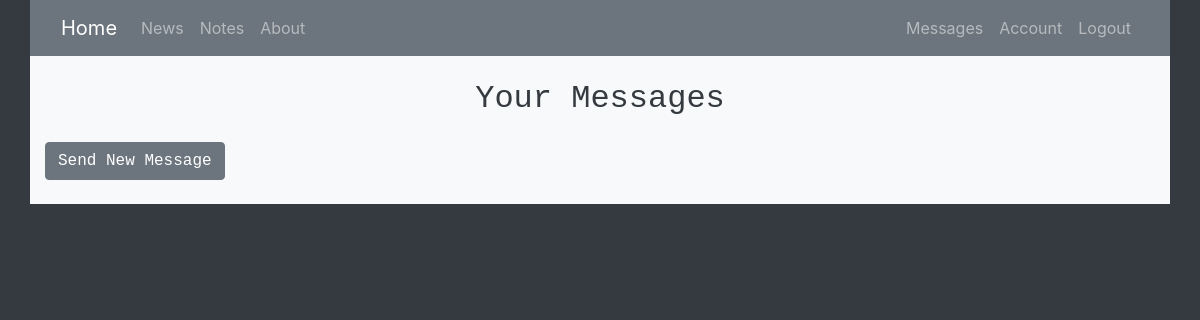
The app's page /view_messages (signed in), older data.
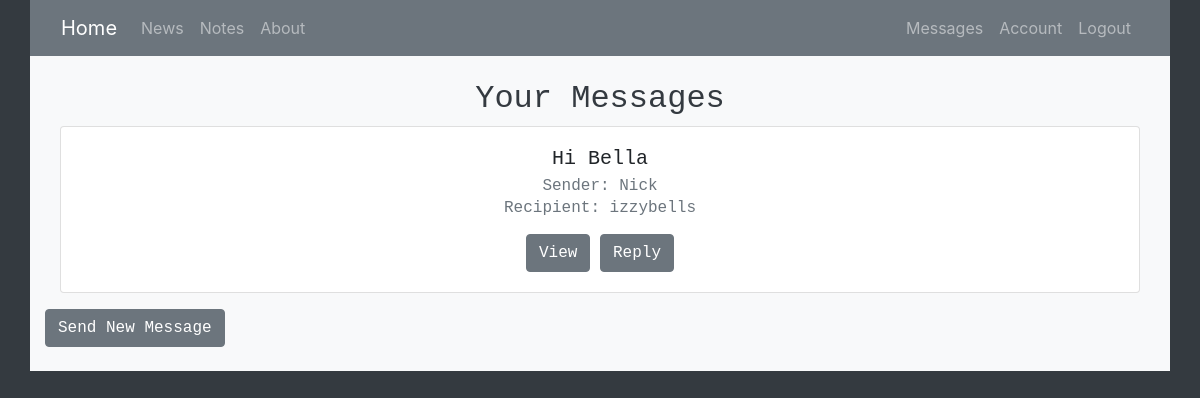
The same page, newer data.
### homepage/models.py (models this page shows, shortened)
class Message(db.Model):
    id = db.Column(db.Integer, primary_key=True)
    sender_id = db.Column(db.Integer, db.ForeignKey('user.id'), nullable=False)
    recipient_id = db.Column(db.Integer, nullable=False)
    subject = db.Column(db.String(120), nullable=False, default="Subject")
    body = db.Column(db.Text, nullable=False)
    time_sent = db.Column(db.DateTime, nullable=False, default=datetime.datetime.utcnow)
    unread = db.Column(db.Boolean, nullable=False, default=True)

class User(db.Model, UserMixin):
    id = db.Column(db.Integer, primary_key=True)
    username = db.Column(db.String(20), unique=True, nullable=False)
    email = db.Column(db.String(120), unique=True, nullable=False)
    image_file = db.Column(db.String(20), nullable=False, default='default.jpg')
    password = db.Column(db.String(60), nullable=False)
    zip_code = db.Column(db.Integer, nullable=False)
    notes = db.relationship('Note', backref='author', lazy=True)
    links = db.relationship('Link', backref='author', lazy=True)
    sent_messages = db.relationship('Message', backref="sender", lazy=True)

### homepage/messages/routes.py (the view)
@login_required
@messages.route('/view_messages')
def view_messages():
    message_list = []
    user = User.query.get(current_user.id)
    sent_messages = user.sent_messages
    for message in sent_messages:
        sender = current_user.username
        recipient = User.query.get(message.recipient_id).username
        message_list.append((message, sender, recipient))
    for message in Message.query.filter_by(recipient_id=current_user.id):
        message.unread = False
        db.session.commit()
        sender = User.query.get(message.sender_id).username
        recipient = current_user.username
        message_list.append((message, sender, recipient))
    return render_template('view_messages.html', messages=message_list)

### homepage/models.py (called while the page is built)
@login_manager.user_loader
def load_user(user_id):
    return User.query.get(int(user_id))

### homepage/templates/view_messages.html (shortened to what this page needs)
{% extends "new_layout.html" %}
{% block content %}
<div class="container">
    <div class="row">
        <div class="col-md-12">
            <h2 class="text-dark text-center align-center">Your Messages</h2>
        </div>
    </div>
    <div class="row">
        <div class="col-sm-12">
            {% for message in messages %}
            <div class="card text-center">
                <div class="card-body block">
                <h5 class="card-title">{{ message[0].subject }}</h5>
                <h6 class="card-subtitle mb-2 text-muted">Sender: {{ message[1] }}</h6>
                <h6 class="card-subtitle mb-2 text-muted">Recipient: {{ message[2] }}</h6>
                <a href="{{ url_for('messages.view_message', message_id=message[0].id) }}" class="btn btn-secondary">View</a>
                <a href="{{ url_for('messages.new_message') }}" class="btn btn-secondary">Reply</a>
                </div>
            </div>
            {% endfor %}
        </div>
    </div>
    <div class="row pt-3">
        <a href="{{ url_for('messages.new_message') }}" class="btn btn-secondary">Send New Message</a>
    </div>
</div>
 {% endblock content %}

### homepage/templates/new_layout.html (shortened to what this page needs)
<!doctype html>
<html lang="en">
  <head>
    <link rel="stylesheet" href="https://stackpath.bootstrapcdn.com/bootstrap/4.3.1/css/bootstrap.min.css">
      </head>
  <body class="bg-dark">
    <div class="container bg-secondary">
      <nav class="navbar navbar-expand-lg navbar-dark bg-secondary">
        <a class="navbar-brand" href="{{ url_for('main.home') }}">Home</a>
        <div class="collapse navbar-collapse" id="navbarNavAltMarkup">
          <div class="navbar-nav mr-auto">
            <a class="nav-item nav-link" href="{{ url_for('data.news') }}">News</a>
            <a class="nav-item nav-link" href="{{ url_for('notes.view_notes') }}">Notes</a>
            <a class="nav-item nav-link" href="{{ url_for('main.about') }}">About</a>
          </div>
          <div class="navbar-nav">
            {% if current_user.is_authenticated %}
            <a class="nav-item nav-link" href="{{ url_for('messages.view_messages') }}">Messages</a>
            <a class="nav-item nav-link" href="{{ url_for('users.account') }}">Account</a>
            <a class="nav-item nav-link" href="{{ url_for('users.logout') }}">Logout</a>
            {% else %}
            <a class="nav-item nav-link" href="{{ url_for('users.login') }}">Login</a>
            <a class="nav-item nav-link" href="{{ url_for('users.register') }}">Register</a>
          </div>
          {% endif %}
        </div>
      </nav>
    </div>
    <div class="container bg-light text-monospace pb-4">
        <h1 class="text-dark text-center pt-3">{{ greeting }}</h1>
        <div>
          {% block content %}{% endblock %}
        </div>
    </div>
  </body>
</html>

Row changes from the older to the newer data that the page shows:
added Message: subject "Hi Bella", username "Nick", username "izzybells"
